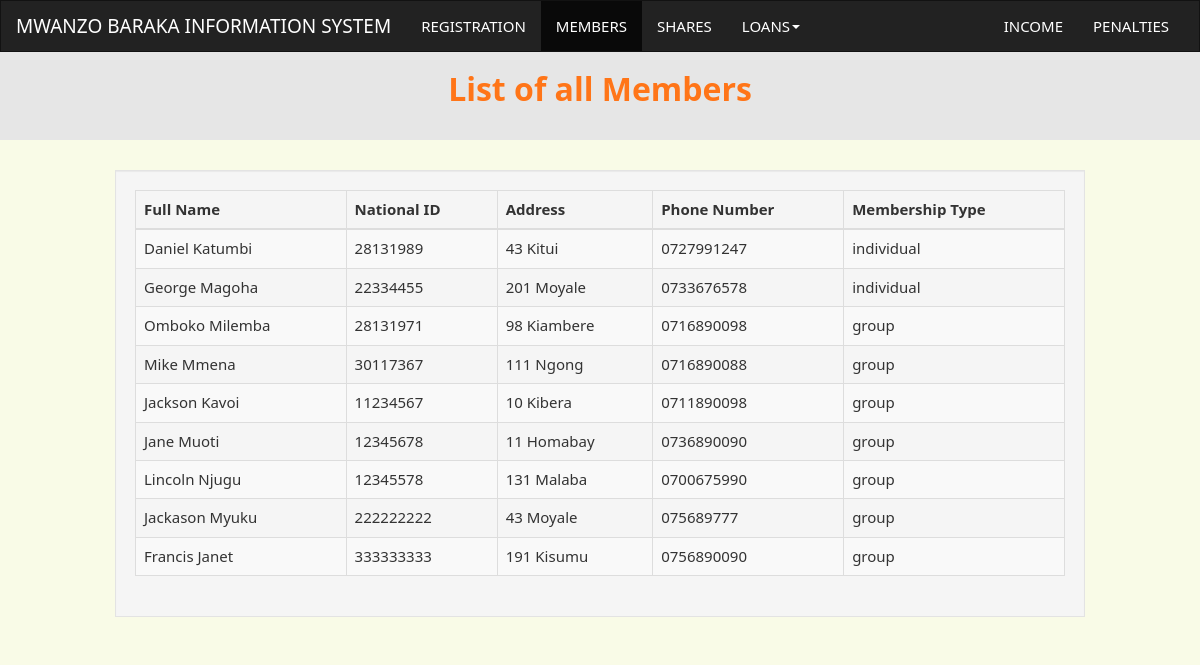
/members.php, run on the app's committed database.
### tables this page shows
CREATE TABLE `members` (
  `id` int(50) NOT NULL,
  `fname` varchar(255) NOT NULL,
  `nid` int(50) NOT NULL,
  `address` varchar(255) NOT NULL,
  `phone` varchar(255) NOT NULL,
  `membership_type` varchar(255) NOT NULL DEFAULT 'individual'
);

### members.php (the view, shortened to what this page needs)
<?php
include('database.php');
$query=$con->prepare("SELECT * FROM members ORDER BY id");
$query->execute();
$data=$query->fetchAll();
?>
<!DOCTYPE html>
<html lang="en">
  <head>
    <link href="css/bootstrap.min.css" rel="stylesheet">
      <link href="css/datatables.min.css" rel="stylesheet">
      <link href="css/style.css" rel="stylesheet">
  </head>
  <body>
  <nav class="navbar navbar-default">
  <div class="container-fluid">
    <div class="navbar-header">
      <a class="navbar-brand" href="#">MWANZO BARAKA INFORMATION SYSTEM</a>
    </div>
    <div class="collapse navbar-collapse" id="bs-example-navbar-collapse-1">
      <ul class="nav navbar-nav">
      <li><a href="index.php">REGISTRATION</a></li>
      <li class="active"><a href="members.php">MEMBERS</a></li>
      <li><a href="shares.php">SHARES</a></li>
            <li class="dropdown">
          <a href="#" class="dropdown-toggle" data-toggle="dropdown" role="button" aria-haspopup="true" aria-expanded="false">LOANS<span class="caret"></span></a>
        </li>
      </ul>
      <ul class="nav navbar-nav navbar-right">
       <li><a href="#">INCOME</a></li>
       <li><a href="#">PENALTIES</a></li>
      </ul>
    </div>
  </div>
</nav>
   <div class="jumbotron" style="margin-top: -33px;height: 100px;padding-top: 10px;">
   <h2 class="text-center text-warning"><strong>List of all Members</strong></h2>
   </div>
   <div class="container-fluid">
   <div class="row">
   <div class="col-sm-10 col-lg-offset-1">
   <div class="well">
   <div class="table-responsive">
                    <table class="table table-striped table-bordered table-hover dataTables-example" >
                    <thead>
                    <tr>
                        <th>Full Name</th>
                        <th>National ID</th>
                        <th>Address</th>
                        <th>Phone Number</th>
                        <th>Membership Type</th>
                    </tr>
                    </thead>
                    <tbody>
                  <?php
                  foreach ($data as $rows) {
                  ?>
                    <tr>
                        <td class="center"><?php echo $rows['fname'];?></td>
                        <td class="center"><?php echo $rows['nid'];?></td>
                        <td class="center"><?php echo $rows['address'];?></td>
                        <td class="center"><?php echo $rows['phone'];?></td>
                        <td class="center"><?php echo $rows['membership_type'];?></td>
                    </tr>
                    <?php
                }
                  ?>
                    </tbody>
                    </table>
                        </div>
</div>
   </div>
   </div>
   </div>
  </body>
</html>

### css/style.css (style rules this page uses)
body { background:#f9fbe7; }

### data on the page
members: fname "Daniel Katumbi", nid "28131989", address "43 Kitui", phone "0727991247", membership_type "individual"
members: fname "George Magoha", nid "22334455", address "201 Moyale", phone "0733676578", membership_type "individual"
members: fname "Omboko Milemba", nid "28131971", address "98 Kiambere", phone "0716890098", membership_type "group"
members: fname "Mike Mmena", nid "30117367", address "111 Ngong", phone "0716890088", membership_type "group"
members: fname "Jackson Kavoi", nid "11234567", address "10 Kibera", phone "0711890098", membership_type "group"
members: fname "Jane Muoti", nid "12345678", address "11 Homabay", phone "0736890090", membership_type "group"
members: fname "Lincoln Njugu", nid "12345578", address "131 Malaba", phone "0700675990", membership_type "group"
members: fname "Jackason Myuku", nid "222222222", address "43 Moyale", phone "075689777", membership_type "group"
members: fname "Francis Janet", nid "333333333", address "191 Kisumu", phone "0756890090", membership_type "group"
